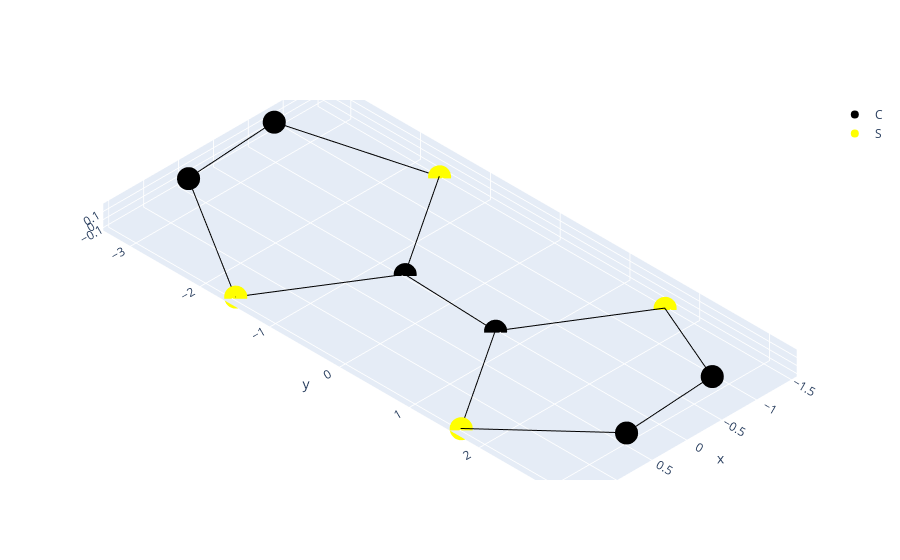

The code cell stored with this chart in its notebook:
### Markdown cell above
We can't see any strong dependence on metal centre identity; this is understandable as the majority of these systems involve Cu and Zn. Those with extra rings on the 2,6-positions (i.e. FUNDUP) and N-N or N-O bonds (i.e. UZANOB) are generally expanded; those with macrocycles (i.e. RUYGUL) generally contracted, though this is hardly a rule. Isolated points tend to have misassigned chemistry or erroneous crystallography.

Our final section will show how to generate conformations of the units, such as those above. We're using tetrathiafulvalene - this structure has conformational change with charge and temperature, and one may want to interpolate, extrapolate or visualise this process.

### Code cell
ttf = scsd.model_objs_dict.get('ttf')
print(ttf.generate_conformation({"Ag":[0,-0.5], "Au":[5,]}))
ttf.visualize_conformation({"B1g":[0.3,], "B1u":[-1.5,]})

### Figure 1 — Plotly figure (JSON) as saved in the notebook; plotly's stock layout.template omitted (floating-point values rounded to 4 significant figures)
{"data": [{"legendgroup": "Model", "marker": {"color": "black"}, "mode": "markers", "name": "C", "type": "scatter3d", "x": [0.6479, -0.6665, -0.0272, -0.6479, 0.6665, 0.0272], "y": [-3.105, -3.191, -0.6752, 3.105, 3.191, 0.6752], "z": [0.1875, 0.1875, -0.1263, 0.1875, 0.1875, -0.1263]}, {"legendgroup": "Model", "marker": {"color": "yellow"}, "mode": "markers", "name": "S", "type": "scatter3d", "x": [1.469, -1.486, -1.469, 1.486], "y": [-1.608, -1.641, 1.608, 1.641], "z": [-0.1244, -0.1244, -0.1244, -0.1244]}, {"legendgroup": "Model", "line": {"color": "black"}, "mode": "lines", "showlegend": false, "type": "scatter3d", "x": ["-0.666527", "-1.48621", "-0.027201", "0.027201", "-1.46899", "-0.647873", "0.666527", "1.48621", "0.027201", "1.48621", "0.666527", "-0.647873", "-1.46899", "0.027201", "-0.027201", "-1.48621", "-0.666527", "-0.666527", "-0.666527", "0.647873", "1.46899", "-0.027201", "1.46899", "0.647873"], "y": ["-3.1913460000000002", "-1.641065", "-0.6752", "0.6752", "1.608335", "3.105054", "3.1913460000000002", "1.641065", "0.6752", "1.641065", "3.1913460000000002", "3.105054", "1.608335", "0.6752", "-0.6752", "-1.641065", "-3.1913460000000002", "-3.1913460000000002", "-3.1913460000000002", "-3.105054", "-1.608335", "-0.6752", "-1.608335", "-3.105054"], "z": ["0.1875", "-0.124365", "-0.12627", "-0.12627", "-0.124365", "0.1875", "0.1875", "-0.124365", "-0.12627", "-0.124365", "0.1875", "0.1875", "-0.124365", "-0.12627", "-0.12627", "-0.124365", "0.1875", "0.1875", "0.1875", "0.1875", "-0.124365", "-0.12627", "-0.124365", "0.1875"]}], "layout": {"scene": {"aspectmode": "data", "camera": {"projection": {"type": "orthographic"}}}}}
